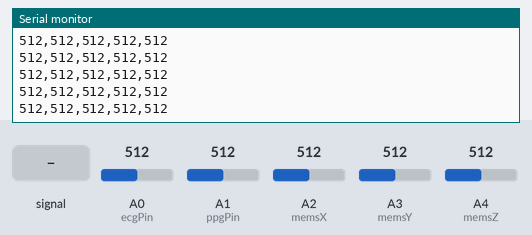
This sketch was run on a simulated Arduino Uno, built with avr-gcc and run on an emulated ATmega328P. Shown: the last lines printed to the serial monitor. The inputs (shaded band) are chosen by the test bench; at power-on: A0 (ecgPin) = 512, A1 (ppgPin) = 512, A2 (memsX) = 512, A3 (memsY) = 512, A4 (memsZ) = 512.

Above: at 3.2 s.
3.3 s: A0 (ecgPin) fed a 200 Hz sine of ±81 counts around its level
At 4.1 s:
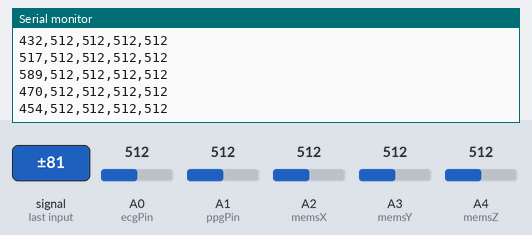
4.8 s: A0 (ecgPin) set to 716
At 5.7 s:
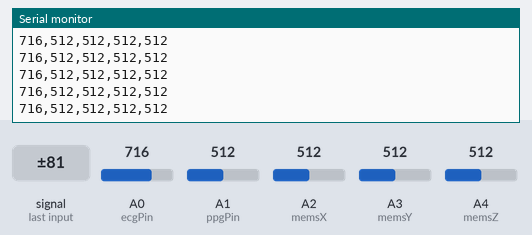
6.3 s: A0 (ecgPin) fed a 2 Hz sine of ±306 counts around its level
At 7.1 s:
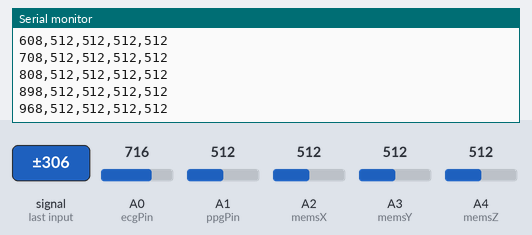
9.3 s: A1 (ppgPin) set to 716
At 10.3 s:
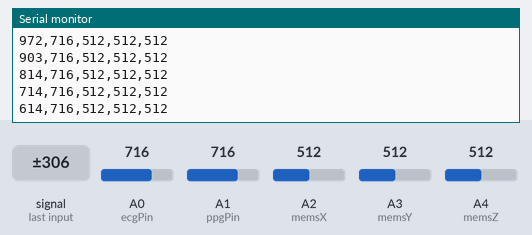
10.8 s: A2 (memsX) set to 716
At 11.3 s:
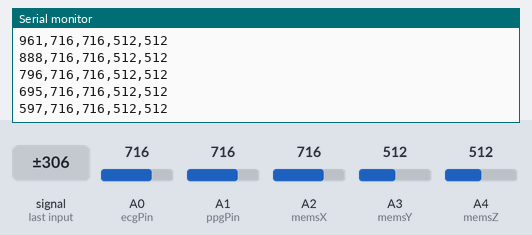
12.3 s: A3 (memsY) set to 716
At 13.0 s:
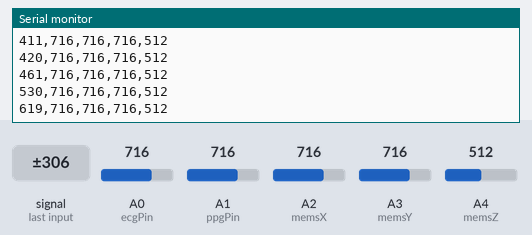
Timing chart, 0 to 14.8 s (numbered marks = the images above; inputs shaded):
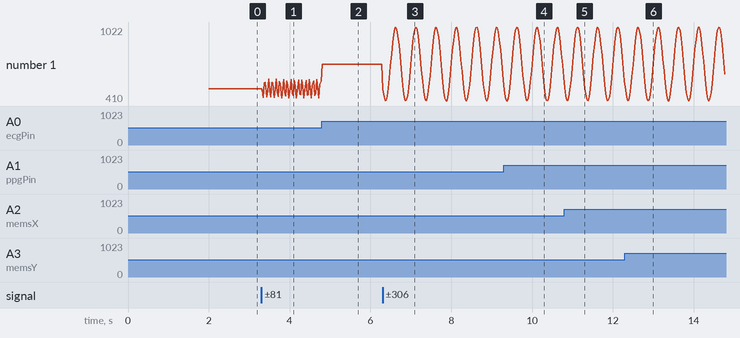

The sketch:

AUSCSYNC.ino
```cpp
// ======== MULTI-SENSOR SIGNAL READER ========
// Sensors: ECG, PPG, MEMS (Accelerometer), Bluetooth (HC-05 optional)
// Sends comma-separated values over Serial for 40s sampling

const int ecgPin = A0;     // ECG analog pin
const int ppgPin = A1;     // PPG analog pin
const int memsX = A2;      // MEMS X-axis
const int memsY = A3;      // MEMS Y-axis
const int memsZ = A4;      // MEMS Z-axis

void setup() {
  Serial.begin(115200);
  delay(2000);
  Serial.println("ECG,PPG,MEMS_X,MEMS_Y,MEMS_Z");
}

void loop() {
  int ecg = analogRead(ecgPin);
  int ppg = analogRead(ppgPin);
  int x = analogRead(memsX);
  int y = analogRead(memsY);
  int z = analogRead(memsZ);

  Serial.print(ecg); Serial.print(",");
  Serial.print(ppg); Serial.print(",");
  Serial.print(x); Serial.print(",");
  Serial.print(y); Serial.print(",");
  Serial.println(z);

  delay(25);  // ~40Hz sampling (~1600 samples in 40s)
}
```

Measured:
- after the input at 3.3 s, the serial monitor: prints a new line at once (image 1)
- after the input at 4.8 s, the serial monitor: prints a new line at once (image 2)
- after the input at 6.3 s, the serial monitor: prints a new line at once (image 3)
- plotted number 1: 512 → 575 after the input at 3.3 s, 575 → 716 after the input at 4.8 s, 716 → 541 after the input at 6.3 s
